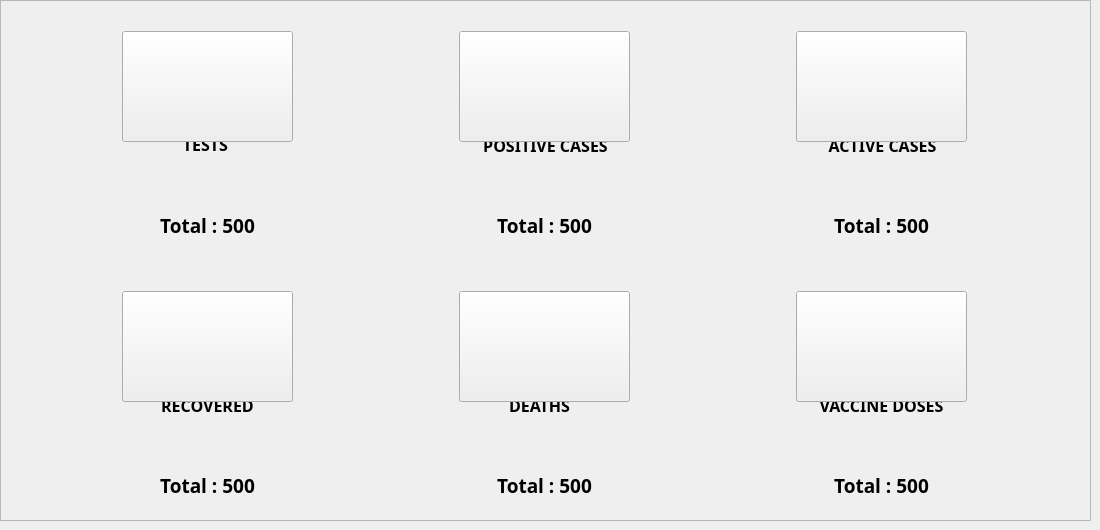
            <widget class="QWidget" name="tab">
             <attribute name="title">
              <string>Tab 1</string>
             </attribute>
             <widget class="QFrame" name="cardsFrame">
              <property name="geometry">
               <rect>
                <x>0</x>
                <y>0</y>
                <width>1091</width>
                <height>521</height>
               </rect>
              </property>
              <property name="sizePolicy">
               <sizepolicy hsizetype="Expanding" vsizetype="Preferred">
                <horstretch>0</horstretch>
                <verstretch>0</verstretch>
               </sizepolicy>
              </property>
              <property name="minimumSize">
               <size>
                <width>1000</width>
                <height>0</height>
               </size>
              </property>
              <property name="maximumSize">
               <size>
                <width>16777215</width>
                <height>550</height>
               </size>
              </property>
              <property name="frameShape">
               <enum>QFrame::StyledPanel</enum>
              </property>
              <property name="frameShadow">
               <enum>QFrame::Raised</enum>
              </property>
              <layout class="QGridLayout" name="gridLayout_3">
               <property name="leftMargin">
                <number>0</number>
               </property>
               <property name="topMargin">
                <number>0</number>
               </property>
               <property name="rightMargin">
                <number>0</number>
               </property>
               <property name="bottomMargin">
                <number>0</number>
               </property>
               <item row="0" column="0">
                <widget class="QWidget" name="card3" native="true">
                 <property name="minimumSize">
                  <size>
                   <width>250</width>
                   <height>250</height>
                  </size>
                 </property>
                 <property name="maximumSize">
                  <size>
                   <width>250</width>
                   <height>250</height>
                  </size>
                 </property>
                 <property name="cursor">
                  <cursorShape>ArrowCursor</cursorShape>
                 </property>
                 <widget class="QLabel" name="card3icon">
                  <property name="geometry">
                   <rect>
                    <x>40</x>
                    <y>25</y>
                    <width>170</width>
                    <height>150</height>
                   </rect>
                  </property>
                  <property name="minimumSize">
                   <size>
                    <width>0</width>
                    <height>0</height>
                   </size>
                  </property>
                  <property name="maximumSize">
                   <size>
                    <width>16777215</width>
                    <height>16777215</height>
                   </size>
                  </property>
                  <property name="text">
                   <string/>
                  </property>
                  <property name="scaledContents">
                   <bool>true</bool>
                  </property>
                 </widget>
                 <widget class="QLabel" name="label_24">
                  <property name="geometry">
                   <rect>
                    <x>90</x>
                    <y>130</y>
                    <width>67</width>
                    <height>19</height>
                   </rect>
                  </property>
                  <property name="font">
                   <font>
                    <family>Noto Sans</family>
                    <pointsize>12</pointsize>
                    <weight>75</weight>
                    <bold>true</bold>
                   </font>
                  </property>
                  <property name="text">
                   <string>TESTS</string>
                  </property>
                  <property name="alignment">
                   <set>Qt::AlignCenter</set>
                  </property>
                 </widget>
                 <widget class="QLabel" name="totalTestsLbl">
                  <property name="geometry">
                   <rect>
                    <x>30</x>
                    <y>210</y>
                    <width>191</width>
                    <height>20</height>
                   </rect>
                  </property>
                  <property name="font">
                   <font>
                    <family>Noto Sans</family>
                    <pointsize>14</pointsize>
                    <weight>75</weight>
                    <bold>true</bold>
                   </font>
                  </property>
                  <property name="text">
                   <string>Total : 500</string>
                  </property>
                  <property name="alignment">
                   <set>Qt::AlignCenter</set>
                  </property>
                 </widget>
                 <widget class="QPushButton" name="card1btn">
                  <property name="geometry">
                   <rect>
                    <x>40</x>
                    <y>26</y>
                    <width>171</width>
                    <height>111</height>
                   </rect>
                  </property>
                  <property name="text">
                   <string/>
                  </property>
                  <property name="icon">
                   <iconset resource="../resource.qrc">
                    <normaloff>:/iconCovid/icons/covid/blood-sample (1).png</normaloff>:/iconCovid/icons/covid/blood-sample (1).png</iconset>
                  </property>
                  <property name="iconSize">
                   <size>
                    <width>100</width>
                    <height>100</height>
                   </size>
                  </property>
                 </widget>
                </widget>
               </item>
               <item row="0" column="2">
                <widget class="QWidget" name="card1" native="true">
                 <property name="minimumSize">
                  <size>
                   <width>250</width>
                   <height>250</height>
                  </size>
                 </property>
                 <property name="maximumSize">
                  <size>
                   <width>250</width>
                   <height>250</height>
                  </size>
                 </property>
                 <property name="cursor">
                  <cursorShape>ArrowCursor</cursorShape>
                 </property>
                 <widget class="QLabel" name="label_33">
                  <property name="geometry">
                   <rect>
                    <x>180</x>
                    <y>50</y>
                    <width>100</width>
                    <height>100</height>
                   </rect>
                  </property>
                  <property name="minimumSize">
                   <size>
                    <width>100</width>
                    <height>100</height>
                   </size>
                  </property>
                  <property name="maximumSize">
                   <size>
                    <width>100</width>
                    <height>100</height>
                   </size>
                  </property>
                  <property name="text">
                   <string/>
                  </property>
                  <property name="pixmap">
                   <pixmap>:/icons/assets/icons/others/preferences.png</pixmap>
                  </property>
                  <property name="scaledContents">
                   <bool>true</bool>
                  </property>
                 </widget>
                 <widget class="QLabel" name="card1icon">
                  <property name="geometry">
                   <rect>
                    <x>40</x>
                    <y>25</y>
                    <width>170</width>
                    <height>150</height>
                   </rect>
                  </property>
                  <property name="text">
                   <string/>
                  </property>
                  <property name="scaledContents">
                   <bool>true</bool>
                  </property>
                 </widget>
                 <widget class="QLabel" name="label_34">
                  <property name="geometry">
                   <rect>
                    <x>56</x>
                    <y>130</y>
                    <width>141</width>
                    <height>20</height>
                   </rect>
                  </property>
                  <property name="font">
                   <font>
                    <family>Noto Sans</family>
                    <pointsize>12</pointsize>
                    <weight>75</weight>
                    <bold>true</bold>
                   </font>
                  </property>
                  <property name="text">
                   <string>ACTIVE CASES</string>
                  </property>
                  <property name="alignment">
                   <set>Qt::AlignCenter</set>
                  </property>
                 </widget>
                 <widget class="QLabel" name="totalActivesLbl">
                  <property name="geometry">
                   <rect>
                    <x>30</x>
                    <y>210</y>
                    <width>191</width>
                    <height>20</height>
                   </rect>
                  </property>
                  <property name="font">
                   <font>
                    <family>Noto Sans</family>
                    <pointsize>14</pointsize>
                    <weight>75</weight>
                    <bold>true</bold>
                   </font>
                  </property>
                  <property name="text">
                   <string>Total : 500</string>
                  </property>
                  <property name="alignment">
                   <set>Qt::AlignCenter</set>
                  </property>
                 </widget>
                 <widget class="QPushButton" name="card3btn">
                  <property name="geometry">
                   <rect>
                    <x>40</x>
                    <y>26</y>
                    <width>171</width>
                    <height>111</height>
                   </rect>
                  </property>
                  <property name="text">
                   <string/>
                  </property>
                  <property name="icon">
                   <iconset resource="../resource.qrc">
                    <normaloff>:/iconCovid/icons/covid/patient (4).png</normaloff>:/iconCovid/icons/covid/patient (4).png</iconset>
                  </property>
                  <property name="iconSize">
                   <size>
                    <width>100</width>
                    <height>100</height>
                   </size>
                  </property>
                 </widget>
                </widget>
               </item>
               <item row="1" column="1">
                <widget class="QWidget" name="card6" native="true">
                 <property name="minimumSize">
                  <size>
                   <width>250</width>
                   <height>250</height>
                  </size>
                 </property>
                 <property name="maximumSize">
                  <size>
                   <width>250</width>
                   <height>250</height>
                  </size>
                 </property>
                 <widget class="QLabel" name="card6icon">
                  <property name="geometry">
                   <rect>
                    <x>40</x>
                    <y>25</y>
                    <width>170</width>
                    <height>150</height>
                   </rect>
                  </property>
                  <property name="text">
                   <string/>
                  </property>
                  <property name="scaledContents">
                   <bool>true</bool>
                  </property>
                 </widget>
                 <widget class="QLabel" name="label_37">
                  <property name="geometry">
                   <rect>
                    <x>80</x>
                    <y>130</y>
                    <width>81</width>
                    <height>20</height>
                   </rect>
                  </property>
                  <property name="font">
                   <font>
                    <family>Noto Sans</family>
                    <pointsize>12</pointsize>
                    <weight>75</weight>
                    <bold>true</bold>
                   </font>
                  </property>
                  <property name="text">
                   <string>DEATHS</string>
                  </property>
                  <property name="alignment">
                   <set>Qt::AlignCenter</set>
                  </property>
                 </widget>
                 <widget class="QLabel" name="totalDeathsLbl">
                  <property name="geometry">
                   <rect>
                    <x>30</x>
                    <y>210</y>
                    <width>191</width>
                    <height>20</height>
                   </rect>
                  </property>
                  <property name="font">
                   <font>
                    <family>Noto Sans</family>
                    <pointsize>14</pointsize>
                    <weight>75</weight>
                    <bold>true</bold>
                   </font>
                  </property>
                  <property name="text">
                   <string>Total : 500</string>
                  </property>
                  <property name="alignment">
                   <set>Qt::AlignCenter</set>
                  </property>
                 </widget>
                 <widget class="QPushButton" name="card5btn">
                  <property name="geometry">
                   <rect>
                    <x>40</x>
                    <y>26</y>
                    <width>171</width>
                    <height>111</height>
                   </rect>
                  </property>
                  <property name="text">
                   <string/>
                  </property>
                  <property name="icon">
                   <iconset resource="../resource.qrc">
                    <normaloff>:/iconCovid/icons/covid/death (3).png</normaloff>:/iconCovid/icons/covid/death (3).png</iconset>
                  </property>
                  <property name="iconSize">
                   <size>
                    <width>100</width>
                    <height>100</height>
                   </size>
                  </property>
                 </widget>
                </widget>
               </item>
               <item row="1" column="2">
                <widget class="QWidget" name="card4" native="true">
                 <property name="minimumSize">
                  <size>
                   <width>250</width>
                   <height>250</height>
                  </size>
                 </property>
                 <property name="maximumSize">
                  <size>
                   <width>250</width>
                   <height>250</height>
                  </size>
                 </property>
                 <widget class="QLabel" name="card4icon">
                  <property name="geometry">
                   <rect>
                    <x>40</x>
                    <y>25</y>
                    <width>170</width>
                    <height>150</height>
                   </rect>
                  </property>
                  <property name="text">
                   <string/>
                  </property>
                  <property name="scaledContents">
                   <bool>true</bool>
                  </property>
                 </widget>
                 <widget class="QLabel" name="label_40">
                  <property name="geometry">
                   <rect>
                    <x>50</x>
                    <y>130</y>
                    <width>151</width>
                    <height>20</height>
                   </rect>
                  </property>
                  <property name="font">
                   <font>
                    <family>Noto Sans</family>
                    <pointsize>12</pointsize>
                    <weight>75</weight>
                    <bold>true</bold>
                   </font>
                  </property>
                  <property name="text">
                   <string>VACCINE DOSES</string>
                  </property>
                  <property name="alignment">
                   <set>Qt::AlignCenter</set>
                  </property>
                 </widget>
                 <widget class="QLabel" name="totalDosesLbl">
                  <property name="geometry">
                   <rect>
                    <x>30</x>
                    <y>210</y>
                    <width>191</width>
                    <height>20</height>
                   </rect>
                  </property>
                  <property name="font">
                   <font>
                    <family>Noto Sans</family>
                    <pointsize>14</pointsize>
                    <weight>75</weight>
                    <bold>true</bold>
                   </font>
                  </property>
                  <property name="text">
                   <string>Total : 500</string>
                  </property>
                  <property name="alignment">
                   <set>Qt::AlignCenter</set>
                  </property>
                 </widget>
                 <widget class="QPushButton" name="card6btn">
                  <property name="geometry">
                   <rect>
                    <x>40</x>
                    <y>26</y>
                    <width>171</width>
                    <height>111</height>
                   </rect>
                  </property>
                  <property name="text">
                   <string/>
                  </property>
                  <property name="icon">
                   <iconset resource="../resource.qrc">
                    <normaloff>:/iconCovid/icons/covid/vaccine (3).png</normaloff>:/iconCovid/icons/covid/vaccine (3).png</iconset>
                  </property>
                  <property name="iconSize">
                   <size>
                    <width>100</width>
                    <height>100</height>
                   </size>
                  </property>
                 </widget>
                </widget>
               </item>
               <item row="0" column="1">
                <widget class="QWidget" name="card2" native="true">
                 <property name="minimumSize">
                  <size>
                   <width>250</width>
                   <height>250</height>
                  </size>
                 </property>
                 <property name="maximumSize">
                  <size>
                   <width>250</width>
                   <height>250</height>
                  </size>
                 </property>
                 <property name="cursor">
                  <cursorShape>ArrowCursor</cursorShape>
                 </property>
                 <widget class="QLabel" name="card2icon">
                  <property name="geometry">
                   <rect>
                    <x>40</x>
                    <y>25</y>
                    <width>170</width>
                    <height>150</height>
                   </rect>
                  </property>
                  <property name="text">
                   <string/>
                  </property>
                  <property name="scaledContents">
                   <bool>true</bool>
                  </property>
                 </widget>
                 <widget class="QLabel" name="label_43">
                  <property name="geometry">
                   <rect>
                    <x>56</x>
                    <y>130</y>
                    <width>141</width>
                    <height>20</height>
                   </rect>
                  </property>
                  <property name="font">
                   <font>
                    <family>Noto Sans</family>
                    <pointsize>12</pointsize>
                    <weight>75</weight>
                    <bold>true</bold>
                   </font>
                  </property>
                  <property name="text">
                   <string>POSITIVE CASES</string>
                  </property>
                  <property name="alignment">
                   <set>Qt::AlignCenter</set>
                  </property>
                 </widget>
                 <widget class="QLabel" name="totalPositivesLbl">
                  <property name="geometry">
                   <rect>
                    <x>30</x>
                    <y>210</y>
                    <width>191</width>
                    <height>20</height>
                   </rect>
                  </property>
                  <property name="font">
                   <font>
                    <family>Noto Sans</family>
                    <pointsize>14</pointsize>
                    <weight>75</weight>
                    <bold>true</bold>
                   </font>
                  </property>
                  <property name="text">
                   <string>Total : 500</string>
                  </property>
                  <property name="alignment">
                   <set>Qt::AlignCenter</set>
                  </property>
                 </widget>
                 <widget class="QPushButton" name="card2btn">
                  <property name="geometry">
                   <rect>
                    <x>40</x>
                    <y>26</y>
                    <width>171</width>
                    <height>111</height>
                   </rect>
                  </property>
                  <property name="text">
                   <string/>
                  </property>
                  <property name="icon">
                   <iconset resource="../resource.qrc">
                    <normaloff>:/iconCovid/icons/covid/report.png</normaloff>:/iconCovid/icons/covid/report.png</iconset>
                  </property>
                  <property name="iconSize">
                   <size>
                    <width>100</width>
                    <height>100</height>
                   </size>
                  </property>
                 </widget>
                </widget>
               </item>
               <item row="1" column="0">
                <widget class="QWidget" name="card5" native="true">
                 <property name="minimumSize">
                  <size>
                   <width>250</width>
                   <height>250</height>
                  </size>
                 </property>
                 <property name="maximumSize">
                  <size>
                   <width>250</width>
                   <height>250</height>
                  </size>
                 </property>
                 <widget class="QLabel" name="card5icon">
                  <property name="geometry">
                   <rect>
                    <x>40</x>
                    <y>25</y>
                    <width>170</width>
                    <height>150</height>
                   </rect>
                  </property>
                  <property name="text">
                   <string/>
                  </property>
                  <property name="scaledContents">
                   <bool>true</bool>
                  </property>
                 </widget>
                 <widget class="QLabel" name="label_46">
                  <property name="geometry">
                   <rect>
                    <x>60</x>
                    <y>130</y>
                    <width>131</width>
                    <height>20</height>
                   </rect>
                  </property>
                  <property name="font">
                   <font>
                    <family>Noto Sans</family>
                    <pointsize>12</pointsize>
                    <weight>75</weight>
                    <bold>true</bold>
                   </font>
                  </property>
                  <property name="text">
                   <string>RECOVERED</string>
                  </property>
                  <property name="alignment">
                   <set>Qt::AlignCenter</set>
                  </property>
                 </widget>
                 <widget class="QLabel" name="totalRecoverecLbl">
                  <property name="geometry">
                   <rect>
                    <x>30</x>
                    <y>210</y>
                    <width>191</width>
                    <height>20</height>
                   </rect>
                  </property>
                  <property name="font">
                   <font>
                    <family>Noto Sans</family>
                    <pointsize>14</pointsize>
                    <weight>75</weight>
                    <bold>true</bold>
                   </font>
                  </property>
                  <property name="text">
                   <string>Total : 500</string>
                  </property>
                  <property name="alignment">
                   <set>Qt::AlignCenter</set>
                  </property>
                 </widget>
                 <widget class="QPushButton" name="card4btn">
                  <property name="geometry">
                   <rect>
                    <x>40</x>
                    <y>26</y>
                    <width>171</width>
                    <height>111</height>
                   </rect>
                  </property>
                  <property name="text">
                   <string/>
                  </property>
                  <property name="icon">
                   <iconset resource="../resource.qrc">
                    <normaloff>:/iconCovid/icons/covid/patient (2).png</normaloff>:/iconCovid/icons/covid/patient (2).png</iconset>
                  </property>
                  <property name="iconSize">
                   <size>
                    <width>100</width>
                    <height>100</height>
                   </size>
                  </property>
                 </widget>
                </widget>
               </item>
              </layout>
             </widget>
            </widget>
